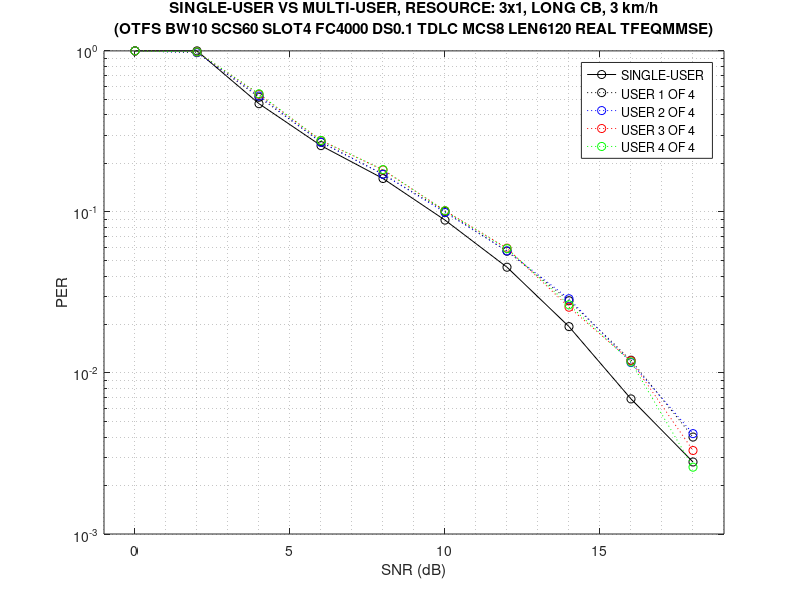
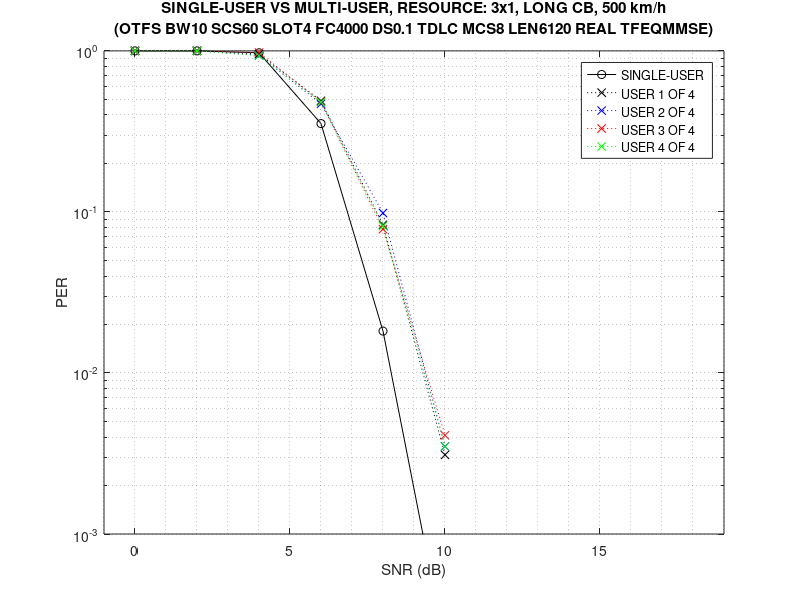
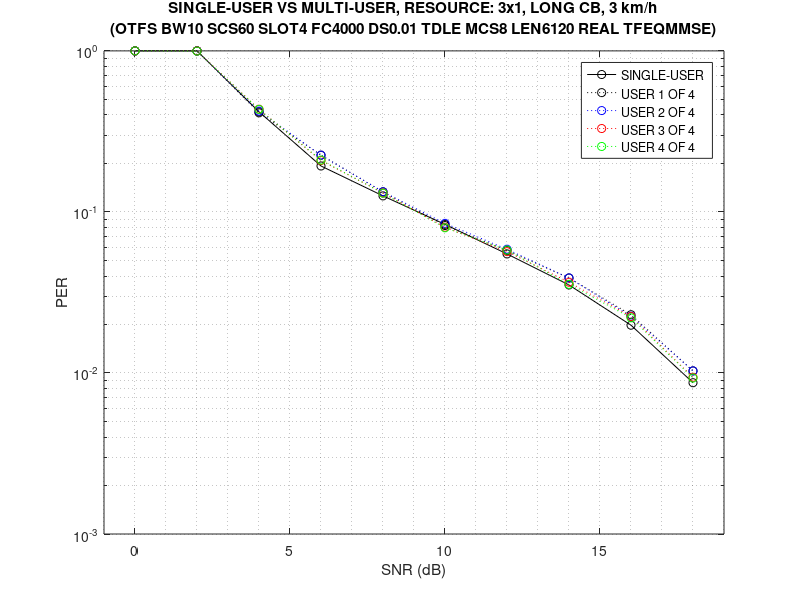
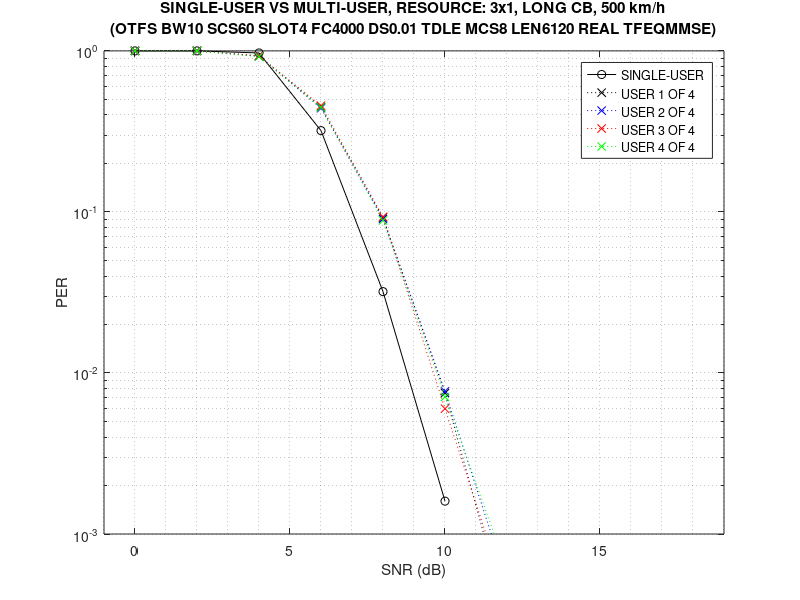

These charts were generated, in order, by the following MATLAB code:
% simulator: new_wave_lls
% commit: 60cfc4a
% bandwidth 10 MHz, subcarrier spacing 60 khz, 4 slots, single user, 3 rbs x 1 slot per user
% comment: previous result(per_result_20200928) has wrong noise power setting.
%          this is noise power matched version.
%   1. single user vs. multi users
%   2. single subframe vs. multi subframes (short tb vs. long tb)
%   3. fully spreaded otfs vs. partially-spreaded otfs
%   4. otfs vs. ofdm

%% otfs / single user / short transmit block / partial spreading

% RUNNING CASE: OTFS MU BW10 SCS60 SLOT4 FC4000 V3 DS0.1 TDLC MCS8 LEN964 SIM10000 SNR0 REAL TFEQMMSE USR1
per_case01 = [ ...
     0.0        401   1.000000
     2.0        401   1.000000
     4.0        518   0.774131
     6.0       1299   0.308699
     8.0       2286   0.175416
    10.0       3808   0.105305
    12.0       6388   0.062774
    14.0      10000   0.029900
    16.0      10000   0.015600
    18.0      10000   0.005900];

% RUNNING CASE: OTFS MU BW10 SCS60 SLOT4 FC4000 V120 DS0.1 TDLC MCS8 LEN964 SIM10000 SNR0 REAL TFEQMMSE USR1
per_case02 = [ ...
     0.0        401   1.000000
     2.0        401   1.000000
     4.0        561   0.714795
     6.0       1202   0.333611
     8.0       1987   0.201812
    10.0       3419   0.117286
    12.0       6467   0.062007
    14.0      10000   0.027700
    16.0      10000   0.008000
    18.0      10000   0.002100];

% RUNNING CASE: OTFS MU BW10 SCS60 SLOT4 FC4000 V200 DS0.1 TDLC MCS8 LEN964 SIM10000 SNR0 REAL TFEQMMSE USR1
per_case03 = [ ...
     0.0        401   1.000000
     2.0        401   1.000000
     4.0        511   0.784736
     6.0       1062   0.377589
     8.0       1997   0.200801
    10.0       3428   0.116978
    12.0       7587   0.052854
    14.0      10000   0.016500
    16.0      10000   0.006700
    18.0      10000   0.001500];

% RUNNING CASE: OTFS MU BW10 SCS60 SLOT4 FC4000 V500 DS0.1 TDLC MCS8 LEN964 SIM10000 SNR0 REAL TFEQMMSE USR1
per_case04 = [ ...
     0.0        401   1.000000
     2.0        401   1.000000
     4.0        425   0.943529
     6.0        766   0.523499
     8.0       1537   0.260898
    10.0       3506   0.114375
    12.0      10000   0.030300
    14.0      10000   0.008000
    16.0      10000   0.000600];

% RUNNING CASE: OTFS MU BW10 SCS60 SLOT4 FC4000 V3 DS0.01 TDLE MCS8 LEN964 SIM10000 SNR0 REAL TFEQMMSE USR1
per_case05 = [ ...
     0.0        401   1.000000
     2.0        401   1.000000
     4.0        665   0.603008
     6.0       1593   0.251726
     8.0       2681   0.149571
    10.0       4877   0.082223
    12.0       8052   0.049801
    14.0      10000   0.031800
    16.0      10000   0.021800
    18.0      10000   0.015600];

% RUNNING CASE: OTFS MU BW10 SCS60 SLOT4 FC4000 V120 DS0.01 TDLE MCS8 LEN964 SIM10000 SNR0 REAL TFEQMMSE USR1
per_case06 = [ ...
     0.0        401   1.000000
     2.0        401   1.000000
     4.0        615   0.652033
     6.0       1570   0.255414
     8.0       2595   0.154528
    10.0       4117   0.097401
    12.0       6522   0.061484
    14.0       9254   0.043333
    16.0      10000   0.022700
    18.0      10000   0.009800];

% RUNNING CASE: OTFS MU BW10 SCS60 SLOT4 FC4000 V200 DS0.01 TDLE MCS8 LEN964 SIM10000 SNR0 REAL TFEQMMSE USR1
per_case07 = [ ...
     0.0        401   1.000000
     2.0        401   1.000000
     4.0        544   0.737132
     6.0       1345   0.298141
     8.0       2284   0.175569
    10.0       3412   0.117526
    12.0       5976   0.067102
    14.0      10000   0.035800
    16.0      10000   0.019300
    18.0      10000   0.006600];

% RUNNING CASE: OTFS MU BW10 SCS60 SLOT4 FC4000 V500 DS0.01 TDLE MCS8 LEN964 SIM10000 SNR0 REAL TFEQMMSE USR1
per_case08 = [ ...
     0.0        401   1.000000
     2.0        401   1.000000
     4.0        454   0.883260
     6.0        815   0.492025
     8.0       1519   0.263989
    10.0       3403   0.117837
    12.0       8367   0.047926
    14.0      10000   0.017300
    16.0      10000   0.005800
    18.0      10000   0.001600];

%% otfs / multi user / long transmit block / partial spreading

% RUNNING CASE: OTFS MU BW10 SCS60 SLOT4 FC4000 V3 DS0.1 TDLC MCS8 LEN6120 SIM10000 SNR0 REAL TFEQMMSE USR4

per_case09 = [ ...
     0.0        401   1.000000  1.000000  1.000000  1.000000
     2.0        411   0.978102  0.975669  0.985401  0.985401
     4.0        778   0.515424  0.524422  0.537275  0.541131
     6.0       1483   0.271746  0.270398  0.277815  0.277815
     8.0       2342   0.171648  0.171221  0.182323  0.183177
    10.0       4042   0.100693  0.099208  0.101682  0.101682
    12.0       7032   0.057025  0.057309  0.059585  0.059158
    14.0      10000   0.028100  0.028900  0.025600  0.026500
    16.0      10000   0.012000  0.011600  0.011900  0.011700
    18.0      10000   0.004000  0.004200  0.003300  0.002600];

% RUNNING CASE: OTFS MU BW10 SCS60 SLOT4 FC4000 V120 DS0.1 TDLC MCS8 LEN6120 SIM10000 SNR0 REAL TFEQMMSE USR4
per_case10 = [ ...
     0.0        401   1.000000  1.000000  1.000000  1.000000
     2.0        401   1.000000  1.000000  1.000000  1.000000
     4.0        477   0.863732  0.840671  0.863732  0.855346
     6.0       1248   0.322115  0.321314  0.322115  0.341346
     8.0       7322   0.054766  0.058864  0.056132  0.060366
    10.0      10000   0.004500  0.005300  0.005300  0.007000
    12.0      10000   0.000300  0.000200  0.000200  0.000200];

% RUNNING CASE: OTFS MU BW10 SCS60 SLOT4 FC4000 V200 DS0.1 TDLC MCS8 LEN6120 SIM10000 SNR0 REAL TFEQMMSE USR4
per_case11 = [ ...
     0.0        401   1.000000  1.000000  1.000000  1.000000
     2.0        401   1.000000  1.000000  1.000000  1.000000
     4.0        471   0.851380  0.870488  0.885350  0.855626
     6.0       1094   0.366545  0.393053  0.378428  0.372943
     8.0       4813   0.083732  0.090796  0.083316  0.087056
    10.0      10000   0.009300  0.007100  0.005400  0.005700
    12.0      10000   0.000200  0.000100  0.000200  0.000600];

% RUNNING CASE: OTFS MU BW10 SCS60 SLOT4 FC4000 V500 DS0.1 TDLC MCS8 LEN6120 SIM10000 SNR0 REAL TFEQMMSE USR4
per_case12 = [ ...
     0.0        401   1.000000  1.000000  1.000000  1.000000
     2.0        401   1.000000  1.000000  1.000000  1.000000
     4.0        429   0.955711  0.939394  0.976690  0.934732
     6.0        855   0.490058  0.469006  0.481871  0.480702
     8.0       5130   0.083236  0.098441  0.078168  0.081871
    10.0      10000   0.003100  0.003500  0.004100  0.003500
    12.0      10000   0.000000  0.000000  0.000000  0.000000];

% RUNNING CASE: OTFS MU BW10 SCS60 SLOT4 FC4000 V3 DS0.01 TDLE MCS8 LEN6120 SIM10000 SNR0 REAL TFEQMMSE USR4
per_case13 = [ ...
     0.0        401   1.000000  1.000000  1.000000  1.000000
     2.0        402   1.000000  1.000000  1.000000  0.997512
     4.0        972   0.412551  0.422840  0.434156  0.433128
     6.0       1924   0.225052  0.225052  0.208420  0.209979
     8.0       3067   0.133355  0.133355  0.131073  0.130747
    10.0       5029   0.082323  0.084908  0.080334  0.079738
    12.0       7074   0.057676  0.058666  0.056686  0.057959
    14.0      10000   0.038900  0.038900  0.036600  0.035500
    16.0      10000   0.023000  0.022500  0.022400  0.022000
    18.0      10000   0.010300  0.010300  0.009400  0.009300];

% RUNNING CASE: OTFS MU BW10 SCS60 SLOT4 FC4000 V120 DS0.01 TDLE MCS8 LEN6120 SIM10000 SNR0 REAL TFEQMMSE USR4
per_case14 = [ ...
     0.0        401   1.000000  1.000000  1.000000  1.000000
     2.0        401   1.000000  1.000000  1.000000  1.000000
     4.0        515   0.778641  0.798058  0.801942  0.780583
     6.0       1431   0.292802  0.324249  0.280224  0.306778
     8.0       5831   0.074258  0.075802  0.072372  0.068770
    10.0      10000   0.012800  0.013700  0.012000  0.011500
    12.0      10000   0.002000  0.002000  0.001600  0.001300
    14.0      10000   0.000000  0.000000  0.000100  0.000000];

% RUNNING CASE: OTFS MU BW10 SCS60 SLOT4 FC4000 V200 DS0.01 TDLE MCS8 LEN6120 SIM10000 SNR0 REAL TFEQMMSE USR4
per_case15 = [ ...
     0.0        401   1.000000  1.000000  1.000000  1.000000
     2.0        401   1.000000  1.000000  1.000000  1.000000
     4.0        490   0.828571  0.848980  0.818367  0.846939
     6.0       1213   0.330585  0.383347  0.347898  0.353669
     8.0       4970   0.081690  0.084507  0.080684  0.083903
    10.0      10000   0.013600  0.012700  0.013000  0.013200
    12.0      10000   0.001000  0.001200  0.001200  0.001000
    14.0      10000   0.000100  0.000100  0.000000  0.000200];

% RUNNING CASE: OTFS MU BW10 SCS60 SLOT4 FC4000 V500 DS0.01 TDLE MCS8 LEN6120 SIM10000 SNR0 REAL TFEQMMSE USR4
per_case16 = [ ...
     0.0        401   1.000000  1.000000  1.000000  1.000000
     2.0        401   1.000000  1.000000  1.000000  1.000000
     4.0        436   0.931193  0.926606  0.928899  0.919725
     6.0        910   0.448352  0.440659  0.457143  0.446154
     8.0       4528   0.092314  0.090327  0.093198  0.088560
    10.0      10000   0.007500  0.007700  0.006000  0.007100
    12.0      10000   0.000300  0.000500  0.000400  0.000600];

%% otfs / single user / long transmit block / partial spreading

% RUNNING CASE: OTFS MU BW10 SCS60 SLOT4 FC4000 V3 DS0.1 TDLC MCS8 LEN6120 SIM10000 SNR0 REAL TFEQMMSE
per_case17 = [ ...
     0.0        401   1.000000
     2.0        401   1.000000
     4.0        853   0.470106
     6.0       1554   0.258044
     8.0       2487   0.161238
    10.0       4507   0.088973
    12.0       8841   0.045357
    14.0      10000   0.019400
    16.0      10000   0.006900
    18.0      10000   0.002800];

% RUNNING CASE: OTFS MU BW10 SCS60 SLOT4 FC4000 V120 DS0.1 TDLC MCS8 LEN6120 SIM10000 SNR0 REAL TFEQMMSE
per_case18 = [ ...
     0.0        401   1.000000
     2.0        401   1.000000
     4.0        460   0.871739
     6.0       1632   0.245711
     8.0      10000   0.037100
    10.0      10000   0.003500
    12.0      10000   0.000000];

% RUNNING CASE: OTFS MU BW10 SCS60 SLOT4 FC4000 V200 DS0.1 TDLC MCS8 LEN6120 SIM10000 SNR0 REAL TFEQMMSE
per_case19 = [ ...
     0.0        401   1.000000
     2.0        401   1.000000
     4.0        443   0.905192
     6.0       1560   0.257051
     8.0      10000   0.033300
    10.0      10000   0.001300
    12.0      10000   0.000000];

% RUNNING CASE: OTFS MU BW10 SCS60 SLOT4 FC4000 V500 DS0.1 TDLC MCS8 LEN6120 SIM10000 SNR0 REAL TFEQMMSE
per_case20 = [ ...
     0.0        401   1.000000
     2.0        401   1.000000
     4.0        412   0.973301
     6.0       1134   0.353616
     8.0      10000   0.018200
    10.0      10000   0.000200];

% RUNNING CASE: OTFS MU BW10 SCS60 SLOT4 FC4000 V3 DS0.01 TDLE MCS8 LEN6120 SIM10000 SNR0 REAL TFEQMMSE
per_case21 = [ ...
     0.0        401   1.000000
     2.0        401   1.000000
     4.0        958   0.418580
     6.0       2079   0.192881
     8.0       3188   0.125784
    10.0       4792   0.083681
    12.0       7310   0.054856
    14.0      10000   0.035200
    16.0      10000   0.019800
    18.0      10000   0.008700];

% RUNNING CASE: OTFS MU BW10 SCS60 SLOT4 FC4000 V120 DS0.01 TDLE MCS8 LEN6120 SIM10000 SNR0 REAL TFEQMMSE
per_case22 = [ ...
     0.0        401   1.000000
     2.0        401   1.000000
     4.0        545   0.735780
     6.0       1554   0.258044
     8.0       7203   0.055671
    10.0      10000   0.009500
    12.0      10000   0.002100
    14.0      10000   0.000100];

% RUNNING CASE: OTFS MU BW10 SCS60 SLOT4 FC4000 V200 DS0.01 TDLE MCS8 LEN6120 SIM10000 SNR0 REAL TFEQMMSE
per_case23 = [ ...
     0.0        401   1.000000
     2.0        401   1.000000
     4.0        488   0.821721
     6.0       1470   0.272789
     8.0       8030   0.049938
    10.0      10000   0.006200
    12.0      10000   0.000900];

% RUNNING CASE: OTFS MU BW10 SCS60 SLOT4 FC4000 V500 DS0.01 TDLE MCS8 LEN6120 SIM10000 SNR0 REAL TFEQMMSE
per_case24 = [ ...
     0.0        401   1.000000
     2.0        401   1.000000
     4.0        413   0.970944
     6.0       1254   0.319777
     8.0      10000   0.032000
    10.0      10000   0.001600
    12.0      10000   0.000000];

%% ofdm / single user / long transmit block / partial spreading

% RUNNING CASE: OFDM MU BW10 SCS60 SLOT4 FC4000 V3 DS0.1 TDLC MCS8 LEN6120 SIM10000 SNR0 REAL TFEQMMSE
per_case25 = [ ...
     0.0        401   1.000000
     2.0        401   1.000000
     4.0        852   0.470657
     6.0       1560   0.257051
     8.0       2457   0.163207
    10.0       4429   0.090540
    12.0       8448   0.047467
    14.0      10000   0.021600
    16.0      10000   0.008000
    18.0      10000   0.003800];

% RUNNING CASE: OFDM MU BW10 SCS60 SLOT4 FC4000 V120 DS0.1 TDLC MCS8 LEN6120 SIM10000 SNR0 REAL TFEQMMSE
per_case26 = [ ...
     0.0        401   1.000000
     2.0        401   1.000000
     4.0        468   0.856838
     6.0       1612   0.248759
     8.0      10000   0.037900
    10.0      10000   0.003300
    12.0      10000   0.000100];

% RUNNING CASE: OFDM MU BW10 SCS60 SLOT4 FC4000 V200 DS0.1 TDLC MCS8 LEN6120 SIM10000 SNR0 REAL TFEQMMSE
per_case27 = [ ...
     0.0        401   1.000000
     2.0        401   1.000000
     4.0        459   0.873638
     6.0       1514   0.264861
     8.0      10000   0.031200
    10.0      10000   0.001900
    12.0      10000   0.000100];

% RUNNING CASE: OFDM MU BW10 SCS60 SLOT4 FC4000 V500 DS0.1 TDLC MCS8 LEN6120 SIM10000 SNR0 REAL TFEQMMSE
per_case28 = [ ...
     0.0        401   1.000000
     2.0        401   1.000000
     4.0        410   0.978049
     6.0       1292   0.310372
     8.0      10000   0.019900
    10.0      10000   0.000200];

% RUNNING CASE: OFDM MU BW10 SCS60 SLOT4 FC4000 V3 DS0.01 TDLE MCS8 LEN6120 SIM10000 SNR0 REAL TFEQMMSE
per_case29 = [ ...
     0.0        401   1.000000
     2.0        401   1.000000
     4.0        934   0.429336
     6.0       1969   0.203657
     8.0       3199   0.125352
    10.0       4121   0.097306
    12.0       7576   0.052930
    14.0      10000   0.039300
    16.0      10000   0.019600
    18.0      10000   0.011100];

% RUNNING CASE: OFDM MU BW10 SCS60 SLOT4 FC4000 V120 DS0.01 TDLE MCS8 LEN6120 SIM10000 SNR0 REAL TFEQMMSE
per_case30 = [ ...
     0.0        401   1.000000
     2.0        401   1.000000
     4.0        525   0.763810
     6.0       1619   0.247684
     8.0       6307   0.063580
    10.0      10000   0.010000
    12.0      10000   0.001100
    14.0      10000   0.000000];

% RUNNING CASE: OFDM MU BW10 SCS60 SLOT4 FC4000 V200 DS0.01 TDLE MCS8 LEN6120 SIM10000 SNR0 REAL TFEQMMSE
per_case31 = [ ...
     0.0        401   1.000000
     2.0        401   1.000000
     4.0        499   0.803607
     6.0       1442   0.278086
     8.0       7918   0.050644
    10.0      10000   0.007000
    12.0      10000   0.000500];

% RUNNING CASE: OFDM MU BW10 SCS60 SLOT4 FC4000 V500 DS0.01 TDLE MCS8 LEN6120 SIM10000 SNR0 REAL TFEQMMSE
per_case32 = [ ...
     0.0        401   1.000000
     2.0        401   1.000000
     4.0        424   0.945755
     6.0       1353   0.296378
     8.0      10000   0.029900
    10.0      10000   0.001000
    12.0      10000   0.000000];

%% otfs / single user / long transmit block / full spreading

% RUNNING CASE: OTFS SU BW10 SCS60 SLOT4 FC4000 V3 DS0.1 TDLC MCS8 LEN6120 SIM10000 SNR0 REAL TFEQMMSE
per_case33 = [ ...
     0.0        401   1.000000
     2.0        707   0.567185
     4.0       1340   0.299254
     6.0       2937   0.136534
     8.0       7214   0.055586
    10.0      10000   0.016300
    12.0      10000   0.004200
    14.0      10000   0.000900];

% RUNNING CASE: OTFS SU BW10 SCS60 SLOT4 FC4000 V120 DS0.1 TDLC MCS8 LEN6120 SIM10000 SNR0 REAL TFEQMMSE
per_case34 = [ ...
     0.0        401   1.000000
     2.0        568   0.705986
     4.0       1447   0.277125
     6.0       5286   0.075861
     8.0      10000   0.011500
    10.0      10000   0.001500
    12.0      10000   0.000000];

% RUNNING CASE: OTFS SU BW10 SCS60 SLOT4 FC4000 V200 DS0.1 TDLC MCS8 LEN6120 SIM10000 SNR0 REAL TFEQMMSE
per_case35 = [ ...
     0.0        401   1.000000
     2.0        493   0.813387
     4.0       1614   0.248451
     6.0       8322   0.048186
     8.0      10000   0.005900
    10.0      10000   0.000300];

% RUNNING CASE: OTFS SU BW10 SCS60 SLOT4 FC4000 V500 DS0.1 TDLC MCS8 LEN6120 SIM10000 SNR0 REAL TFEQMMSE
per_case36 = [ ...
     0.0        401   1.000000
     2.0        466   0.860515
     4.0       2095   0.191408
     6.0      10000   0.013200
     8.0      10000   0.000100];

% RUNNING CASE: OTFS SU BW10 SCS60 SLOT4 FC4000 V3 DS0.01 TDLE MCS8 LEN6120 SIM10000 SNR0 REAL TFEQMMSE
per_case37 = [ ...
     0.0        411   0.975669
     2.0        868   0.461982
     4.0       1657   0.242004
     6.0       2546   0.157502
     8.0       4392   0.091302
    10.0       8021   0.049994
    12.0      10000   0.024300
    14.0      10000   0.010300
    16.0      10000   0.004800
    18.0      10000   0.001300];

% RUNNING CASE: OTFS SU BW10 SCS60 SLOT4 FC4000 V120 DS0.01 TDLE MCS8 LEN6120 SIM10000 SNR0 REAL TFEQMMSE
per_case38 = [ ...
     0.0        401   1.000000
     2.0        653   0.614089
     4.0       1387   0.289113
     6.0       3932   0.101984
     8.0       9145   0.043849
    10.0      10000   0.011600
    12.0      10000   0.002800
    14.0      10000   0.000400];

% RUNNING CASE: OTFS SU BW10 SCS60 SLOT4 FC4000 V200 DS0.01 TDLE MCS8 LEN6120 SIM10000 SNR0 REAL TFEQMMSE
per_case39 = [ ...
     0.0        401   1.000000
     2.0        579   0.692573
     4.0       1565   0.256230
     6.0       4739   0.084617
     8.0      10000   0.023000
    10.0      10000   0.004800
    12.0      10000   0.000900];

% RUNNING CASE: OTFS SU BW10 SCS60 SLOT4 FC4000 V500 DS0.01 TDLE MCS8 LEN6120 SIM10000 SNR0 REAL TFEQMMSE
per_case40 = [ ...
     0.0        401   1.000000
     2.0        502   0.798805
     4.0       1721   0.233004
     6.0      10000   0.039200
     8.0      10000   0.004700
    10.0      10000   0.000300];

%% otfs / single user / long transmit block / partial spreading / wrong noise power

% RUNNING CASE: OTFS MU BW10 SCS60 SLOT4 FC4000 V3 DS0.1 TDLC MCS8 LEN6120 SIM10000 SNR0 REAL TFEQMMSE USR1
per_case41 = [ ...
     0.0       1753   0.228751
     2.0       3086   0.129942
     4.0       4717   0.085012
     6.0       8663   0.046289
     8.0      10000   0.019800
    10.0      10000   0.006800
    12.0      10000   0.001800
    14.0      10000   0.000300];

% RUNNING CASE: OTFS MU BW10 SCS60 SLOT4 FC4000 V120 DS0.1 TDLC MCS8 LEN6120 SIM10 SNR0 REAL TFEQMMSE USR1
per_case42 = [ ...
     0.0       3856   0.103994
     2.0      10000   0.017100
     4.0      10000   0.002300
     6.0      10000   0.000100];

% RUNNING CASE: OTFS MU BW10 SCS60 SLOT4 FC4000 V200 DS0.1 TDLC MCS8 LEN6120 SIM10 SNR0 REAL TFEQMMSE USR1
per_case43 = [ ...
     0.0       4252   0.094309
     2.0      10000   0.011100
     4.0      10000   0.000800];

% RUNNING CASE: OTFS MU BW10 SCS60 SLOT4 FC4000 V500 DS0.1 TDLC MCS8 LEN6120 SIM10 SNR0 REAL TFEQMMSE USR1
per_case44 = [ ...
     0.0       7527   0.053275
     2.0      10000   0.002300
     4.0      10000   0.000100];

% RUNNING CASE: OTFS MU BW10 SCS60 SLOT4 FC4000 V3 DS0.01 TDLE MCS8 LEN6120 SIM10 SNR0 REAL TFEQMMSE USR1
per_case45 = [ ...
     0.0       1966   0.203967
     2.0       3330   0.120420
     4.0       4597   0.087231
     6.0       7861   0.051011
     8.0      10000   0.034600
    10.0      10000   0.022200
    12.0      10000   0.010800
    14.0      10000   0.004400
    16.0      10000   0.001000
    18.0      10000   0.001000];

% RUNNING CASE: OTFS MU BW10 SCS60 SLOT4 FC4000 V120 DS0.01 TDLE MCS8 LEN6120 SIM10 SNR0 REAL TFEQMMSE USR1
per_case46 = [ ...
     0.0       2864   0.140014
     2.0      10000   0.035100
     4.0      10000   0.008000
     6.0      10000   0.000900];

% RUNNING CASE: OTFS MU BW10 SCS60 SLOT4 FC4000 V200 DS0.01 TDLE MCS8 LEN6120 SIM10000 SNR0 REAL TFEQMMSE USR1
per_case47 = [ ...
     0.0       3141   0.127666
     2.0      10000   0.025400
     4.0      10000   0.003000
     6.0      10000   0.000200];

% RUNNING CASE: OTFS MU BW10 SCS60 SLOT4 FC4000 V500 DS0.01 TDLE MCS8 LEN6120 SIM10000 SNR0 REAL TFEQMMSE USR1
per_case48 = [ ...
     0.0       5989   0.066956
     2.0      10000   0.007000
     4.0      10000   0.000600];

%% ofdm / single user / long transmit block / partial spreading / wrong noise power

% RUNNING CASE: OFDM MU BW10 SCS60 SLOT4 FC4000 V3 DS0.1 TDLC MCS8 LEN6120 SIM10 SNR0 REAL TFEQMMSE
per_case49 = [ ...
     0.0       1825   0.219726
     2.0       3127   0.128238
     4.0       5118   0.078351
     6.0       7896   0.050785
     8.0      10000   0.019800
    10.0      10000   0.009300
    12.0      10000   0.002800];

% RUNNING CASE: OFDM MU BW10 SCS60 SLOT4 FC4000 V120 DS0.1 TDLC MCS8 LEN6120 SIM10 SNR0 REAL TFEQMMSE
per_case50 = [ ...
     0.0       3739   0.107248
     2.0      10000   0.018100
     4.0      10000   0.002700
     6.0      10000   0.000100];

% RUNNING CASE: OFDM MU BW10 SCS60 SLOT4 FC4000 V200 DS0.1 TDLC MCS8 LEN6120 SIM10 SNR0 REAL TFEQMMSE
per_case51 = [ ...
     0.0       4045   0.099135
     2.0      10000   0.011800
     4.0      10000   0.000900];

% RUNNING CASE: OFDM MU BW10 SCS60 SLOT4 FC4000 V500 DS0.1 TDLC MCS8 LEN6120 SIM10 SNR0 REAL TFEQMMSE
per_case52 = [ ...
     0.0       6973   0.057508
     2.0      10000   0.002400
     4.0      10000   0.000000];

% RUNNING CASE: OFDM MU BW10 SCS60 SLOT4 FC4000 V3 DS0.01 TDLE MCS8 LEN6120 SIM10 SNR0 REAL TFEQMMSE
per_case53 = [ ...
     0.0       2138   0.187558
     2.0       3288   0.121959
     4.0       4635   0.086516
     6.0       7548   0.053127
     8.0      10000   0.037000
    10.0      10000   0.018700
    12.0      10000   0.010600
    14.0      10000   0.005500
    16.0      10000   0.002300
    18.0      10000   0.001000];

% RUNNING CASE: OFDM MU BW10 SCS60 SLOT4 FC4000 V120 DS0.01 TDLE MCS8 LEN6120 SIM10 SNR0 REAL TFEQMMSE
per_case54 = [ ...
     0.0       2973   0.134881
     2.0      10000   0.034300
     4.0      10000   0.006900
     6.0      10000   0.001100
     8.0      10000   0.000200];

% RUNNING CASE: OFDM MU BW10 SCS60 SLOT4 FC4000 V200 DS0.01 TDLE MCS8 LEN6120 SIM10000 SNR0 REAL TFEQMMSE
per_case55 = [ ...
     0.0       2930   0.136860
     2.0      10000   0.026700
     4.0      10000   0.003700
     6.0      10000   0.000600];

% RUNNING CASE: OFDM MU BW10 SCS60 SLOT4 FC4000 V500 DS0.01 TDLE MCS8 LEN6120 SIM10000 SNR0 REAL TFEQMMSE
per_case56 = [ ...
     0.0       5672   0.070698
     2.0      10000   0.006600
     4.0      10000   0.000600];

% basic graphs

% figure
% semilogy(per_case01(:,1),per_case01(:,3),'-ko'), hold on
% semilogy(per_case02(:,1),per_case02(:,3),'-kx')
% semilogy(per_case03(:,1),per_case03(:,3),'-ks')
% semilogy(per_case04(:,1),per_case04(:,3),'-k^'), hold off
% grid minor
% title({'OTFS BW10 SCS60 SLOT4 FC4000 DS0.1 TDLC MCS8 LEN964 REAL TFEQMMSE';'SINGLE USER (3x1)'})
% xlabel('SNR (dB)'), ylabel('PER')
% legend('V3', 'V120', 'V200', 'V500')
% axis([-1 19 1e-3 1])
% 
% figure
% semilogy(per_case05(:,1),per_case05(:,3),'-ko'), hold on
% semilogy(per_case06(:,1),per_case06(:,3),'-kx')
% semilogy(per_case07(:,1),per_case07(:,3),'-ks')
% semilogy(per_case08(:,1),per_case08(:,3),'-k^'), hold off
% grid minor
% title({'OTFS BW10 SCS60 SLOT4 FC4000 DS0.01 TDLE MCS8 LEN964 REAL TFEQMMSE';'SINGLE USER (3x1)'})
% xlabel('SNR (dB)'), ylabel('PER')
% legend('V3', 'V120', 'V200', 'V500')
% axis([-1 19 1e-3 1])
% 
% figure
% semilogy(per_case09(:,1),per_case09(:,3),'-ko'), hold on
% semilogy(per_case10(:,1),per_case10(:,3),'-kx')
% semilogy(per_case11(:,1),per_case11(:,3),'-ks')
% semilogy(per_case12(:,1),per_case12(:,3),'-k^')
% semilogy(per_case09(:,1),per_case09(:,4),'-bo')
% semilogy(per_case10(:,1),per_case10(:,4),'-bx')
% semilogy(per_case11(:,1),per_case11(:,4),'-bs')
% semilogy(per_case12(:,1),per_case12(:,4),'-b^')
% semilogy(per_case09(:,1),per_case09(:,5),'-ro')
% semilogy(per_case10(:,1),per_case10(:,5),'-rx')
% semilogy(per_case11(:,1),per_case11(:,5),'-rs')
% semilogy(per_case12(:,1),per_case12(:,5),'-r^')
% semilogy(per_case09(:,1),per_case09(:,6),'-go')
% semilogy(per_case10(:,1),per_case10(:,6),'-gx')
% semilogy(per_case11(:,1),per_case11(:,6),'-gs')
% semilogy(per_case12(:,1),per_case12(:,6),'-g^'), hold off
% grid minor
% title({'OTFS BW10 SCS60 SLOT4 FC4000 DS0.1 TDLC MCS8 LEN964 REAL TFEQMMSE'; '4 USERS (3x1)'})
% xlabel('SNR (dB)'), ylabel('PER')
% legend('V3', 'V120', 'V200', 'V500')
% axis([-1 19 1e-3 1])
% 
% figure
% semilogy(per_case13(:,1),per_case13(:,3),'-ko'), hold on
% semilogy(per_case14(:,1),per_case14(:,3),'-kx')
% semilogy(per_case15(:,1),per_case15(:,3),'-ks')
% semilogy(per_case16(:,1),per_case16(:,3),'-k^')
% semilogy(per_case13(:,1),per_case13(:,4),'-bo')
% semilogy(per_case14(:,1),per_case14(:,4),'-bx')
% semilogy(per_case15(:,1),per_case15(:,4),'-bs')
% semilogy(per_case16(:,1),per_case16(:,4),'-b^')
% semilogy(per_case13(:,1),per_case13(:,5),'-ro')
% semilogy(per_case14(:,1),per_case14(:,5),'-rx')
% semilogy(per_case15(:,1),per_case15(:,5),'-rs')
% semilogy(per_case16(:,1),per_case16(:,5),'-r^')
% semilogy(per_case13(:,1),per_case13(:,6),'-go')
% semilogy(per_case14(:,1),per_case14(:,6),'-gx')
% semilogy(per_case15(:,1),per_case15(:,6),'-gs')
% semilogy(per_case16(:,1),per_case16(:,6),'-g^'), hold off
% grid minor
% title({'OTFS BW10 SCS60 SLOT4 FC4000 DS0.01 TDLE MCS8 LEN964 REAL TFEQMMSE'; '4 USERS (3x1)'})
% xlabel('SNR (dB)'), ylabel('PER')
% legend('V3', 'V120', 'V200', 'V500')
% axis([-1 19 1e-3 1])
% 
% figure
% semilogy(per_case17(:,1),per_case17(:,3),'-ko'), hold on
% semilogy(per_case18(:,1),per_case18(:,3),'-kx')
% semilogy(per_case19(:,1),per_case19(:,3),'-ks')
% semilogy(per_case20(:,1),per_case20(:,3),'-k^'), hold off
% grid minor
% title({'OTFS BW10 SCS60 SLOT4 FC4000 DS0.1 TDLC MCS8 LEN6120 REAL TFEQMMSE'; 'SINGLE USER (3x1)'})
% xlabel('SNR (dB)'), ylabel('PER')
% legend('V3', 'V120', 'V200', 'V500')
% axis([-1 19 1e-3 1])
% 
% figure
% semilogy(per_case21(:,1),per_case21(:,3),'-ko'), hold on
% semilogy(per_case22(:,1),per_case22(:,3),'-kx')
% semilogy(per_case23(:,1),per_case23(:,3),'-ks')
% semilogy(per_case24(:,1),per_case24(:,3),'-k^'), hold off
% grid minor
% title({'OTFS BW10 SCS60 SLOT4 FC4000 DS0.01 TDLE MCS8 LEN6120 REAL TFEQMMSE'; 'SINGLE USER (3x1)'})
% xlabel('SNR (dB)'), ylabel('PER')
% legend('V3', 'V120', 'V200', 'V500')
% axis([-1 19 1e-3 1])
% 
% figure
% semilogy(per_case25(:,1),per_case25(:,3),'-ko'), hold on
% semilogy(per_case26(:,1),per_case26(:,3),'-kx')
% semilogy(per_case27(:,1),per_case27(:,3),'-ks')
% semilogy(per_case28(:,1),per_case28(:,3),'-k^'), hold off
% grid minor
% title({'OFDM BW10 SCS60 SLOT4 FC4000 DS0.1 TDLC MCS8 LEN6120 REAL TFEQMMSE'; 'SINGLE USER (3x1)'})
% xlabel('SNR (dB)'), ylabel('PER')
% legend('V3', 'V120', 'V200', 'V500')
% axis([-1 19 1e-3 1])
% 
% figure
% semilogy(per_case29(:,1),per_case29(:,3),'-ko'), hold on
% semilogy(per_case30(:,1),per_case30(:,3),'-kx')
% semilogy(per_case31(:,1),per_case31(:,3),'-ks')
% semilogy(per_case32(:,1),per_case32(:,3),'-k^'), hold off
% grid minor
% title({'OFDM BW10 SCS60 SLOT4 FC4000 DS0.01 TDLE MCS8 LEN6120 REAL TFEQMMSE'; 'SINGLE USER (3x1)'})
% xlabel('SNR (dB)'), ylabel('PER')
% legend('V3', 'V120', 'V200', 'V500')
% axis([-1 19 1e-3 1])
% 
% figure
% semilogy(per_case33(:,1),per_case33(:,3),'-ko'), hold on
% semilogy(per_case34(:,1),per_case34(:,3),'-kx')
% semilogy(per_case35(:,1),per_case35(:,3),'-ks')
% semilogy(per_case36(:,1),per_case36(:,3),'-k^'), hold off
% grid minor
% title({'OTFS BW10 SCS60 SLOT4 FC4000 DS0.1 TDLC MCS8 LEN6120 REAL TFEQMMSE'; 'SINGLE USER (FULL)'})
% xlabel('SNR (dB)'), ylabel('PER')
% legend('V3', 'V120', 'V200', 'V500')
% axis([-1 19 1e-3 1])
% 
% figure
% semilogy(per_case37(:,1),per_case37(:,3),'-ko'), hold on
% semilogy(per_case38(:,1),per_case38(:,3),'-kx')
% semilogy(per_case39(:,1),per_case39(:,3),'-ks')
% semilogy(per_case40(:,1),per_case40(:,3),'-k^'), hold off
% grid minor
% title({'OTFS BW10 SCS60 SLOT4 FC4000 DS0.01 TDLE MCS8 LEN6120 REAL TFEQMMSE'; 'SINGLE USER (FULL)'})
% xlabel('SNR (dB)'), ylabel('PER')
% legend('V3', 'V120', 'V200', 'V500')
% axis([-1 19 1e-3 1])

% more graphs

figure
semilogy(per_case17(:,1),per_case17(:,3),'-ko'), hold on
semilogy(per_case09(:,1),per_case09(:,3),':ko')
semilogy(per_case09(:,1),per_case09(:,4),':bo')
semilogy(per_case09(:,1),per_case09(:,5),':ro')
semilogy(per_case09(:,1),per_case09(:,6),':go'), hold off
grid minor
title({'SINGLE-USER VS MULTI-USER, RESOURCE: 3x1, LONG CB, 3 km/h';'(OTFS BW10 SCS60 SLOT4 FC4000 DS0.1 TDLC MCS8 LEN6120 REAL TFEQMMSE)'})
xlabel('SNR (dB)'), ylabel('PER')
legend('SINGLE-USER', 'USER 1 OF 4', 'USER 2 OF 4', 'USER 3 OF 4', 'USER 4 OF 4')
axis([-1 19 1e-3 1])

figure
semilogy(per_case20(:,1),per_case20(:,3),'-ko'), hold on
semilogy(per_case12(:,1),per_case12(:,3),':kx')
semilogy(per_case12(:,1),per_case12(:,4),':bx')
semilogy(per_case12(:,1),per_case12(:,5),':rx')
semilogy(per_case12(:,1),per_case12(:,6),':gx'), hold off
grid minor
title({'SINGLE-USER VS MULTI-USER, RESOURCE: 3x1, LONG CB, 500 km/h';'(OTFS BW10 SCS60 SLOT4 FC4000 DS0.1 TDLC MCS8 LEN6120 REAL TFEQMMSE)'})
xlabel('SNR (dB)'), ylabel('PER')
legend('SINGLE-USER', 'USER 1 OF 4', 'USER 2 OF 4', 'USER 3 OF 4', 'USER 4 OF 4')
axis([-1 19 1e-3 1])

figure
semilogy(per_case21(:,1),per_case21(:,3),'-ko'), hold on
semilogy(per_case13(:,1),per_case13(:,3),':ko')
semilogy(per_case13(:,1),per_case13(:,4),':bo')
semilogy(per_case13(:,1),per_case13(:,5),':ro')
semilogy(per_case13(:,1),per_case13(:,6),':go'), hold off
grid minor
title({'SINGLE-USER VS MULTI-USER, RESOURCE: 3x1, LONG CB, 3 km/h';'(OTFS BW10 SCS60 SLOT4 FC4000 DS0.01 TDLE MCS8 LEN6120 REAL TFEQMMSE)'})
xlabel('SNR (dB)'), ylabel('PER')
legend('SINGLE-USER', 'USER 1 OF 4', 'USER 2 OF 4', 'USER 3 OF 4', 'USER 4 OF 4')
axis([-1 19 1e-3 1])

figure
semilogy(per_case24(:,1),per_case24(:,3),'-ko'), hold on
semilogy(per_case16(:,1),per_case16(:,3),':kx')
semilogy(per_case16(:,1),per_case16(:,4),':bx')
semilogy(per_case16(:,1),per_case16(:,5),':rx')
semilogy(per_case16(:,1),per_case16(:,6),':gx'), hold off
grid minor
title({'SINGLE-USER VS MULTI-USER, RESOURCE: 3x1, LONG CB, 500 km/h';'(OTFS BW10 SCS60 SLOT4 FC4000 DS0.01 TDLE MCS8 LEN6120 REAL TFEQMMSE)'})
xlabel('SNR (dB)'), ylabel('PER')
legend('SINGLE-USER', 'USER 1 OF 4', 'USER 2 OF 4', 'USER 3 OF 4', 'USER 4 OF 4')
axis([-1 19 1e-3 1])

figure
semilogy(per_case01(:,1),per_case01(:,3),'-ko'), hold on
semilogy(per_case02(:,1),per_case02(:,3),'-kx')
semilogy(per_case03(:,1),per_case03(:,3),'-ks')
semilogy(per_case04(:,1),per_case04(:,3),'-k^')
semilogy(per_case17(:,1),per_case17(:,3),'-ro')
semilogy(per_case18(:,1),per_case18(:,3),'-rx')
semilogy(per_case19(:,1),per_case19(:,3),'-rs')
semilogy(per_case20(:,1),per_case20(:,3),'-r^'), hold off
grid minor
title({'SHORT CODE BLOCK VS LONG CODE BLOCK, RESOURCE: 3x1, SINGLE USER';'(OTFS BW10 SCS60 SLOT4 FC4000 DS0.1 TDLC MCS8 REAL TFEQMMSE)'})
xlabel('SNR (dB)'), ylabel('PER')
legend('V3 (SHORT CB)', 'V120 (SHORT CB)', 'V200 (SHORT CB)', 'V500 (SHORT CB)', 'V3 (LONG CB)', 'V120 (LONG CB)', 'V200 (LONG CB)', 'V500 (LONG CB)')
axis([-1 19 1e-3 1])

figure
semilogy(per_case05(:,1),per_case05(:,3),'-ko'), hold on
semilogy(per_case06(:,1),per_case06(:,3),'-kx')
semilogy(per_case07(:,1),per_case07(:,3),'-ks')
semilogy(per_case08(:,1),per_case08(:,3),'-k^')
semilogy(per_case21(:,1),per_case21(:,3),'-ro')
semilogy(per_case22(:,1),per_case22(:,3),'-rx')
semilogy(per_case23(:,1),per_case23(:,3),'-rs')
semilogy(per_case24(:,1),per_case24(:,3),'-r^'), hold off
grid minor
title({'SHORT CODE BLOCK VS LONG CODE BLOCK, RESOURCE: 3x1, SINGLE USER';'(OTFS BW10 SCS60 SLOT4 FC4000 DS0.01 TDLE MCS8 REAL TFEQMMSE)'})
xlabel('SNR (dB)'), ylabel('PER')
legend('V3 (SHORT CB)', 'V120 (SHORT CB)', 'V200 (SHORT CB)', 'V500 (SHORT CB)', 'V3 (LONG CB)', 'V120 (LONG CB)', 'V200 (LONG CB)', 'V500 (LONG CB)')
axis([-1 19 1e-3 1])

figure
semilogy(per_case17(:,1),per_case17(:,3),'-bo'), hold on
semilogy(per_case18(:,1),per_case18(:,3),'-bx')
semilogy(per_case19(:,1),per_case19(:,3),'-bs')
semilogy(per_case20(:,1),per_case20(:,3),'-b^')
semilogy(per_case25(:,1),per_case25(:,3),'-ro')
semilogy(per_case26(:,1),per_case26(:,3),'-rx')
semilogy(per_case27(:,1),per_case27(:,3),'-rs')
semilogy(per_case28(:,1),per_case28(:,3),'-r^'), hold off
grid minor
title({'OFDM VS OTFS, RESOURCE: 3x1, LONG CB, SINGLE USER';'(BW10 SCS60 SLOT4 FC4000 DS0.1 TDLC MCS8 LEN6120 REAL TFEQMMSE)'})
xlabel('SNR (dB)'), ylabel('PER')
legend('OTFS V3', 'OTFS V120', 'OTFS V200', 'OTFS V500', 'OFDM V3', 'OFDM V120', 'OFDM V200', 'OFDM V500')
axis([-1 19 1e-3 1])

figure
semilogy(per_case21(:,1),per_case21(:,3),'-bo'), hold on
semilogy(per_case22(:,1),per_case22(:,3),'-bx')
semilogy(per_case23(:,1),per_case23(:,3),'-bs')
semilogy(per_case24(:,1),per_case24(:,3),'-b^')
semilogy(per_case29(:,1),per_case29(:,3),'-ro')
semilogy(per_case30(:,1),per_case30(:,3),'-rx')
semilogy(per_case31(:,1),per_case31(:,3),'-rs')
semilogy(per_case32(:,1),per_case32(:,3),'-r^'), hold off
grid minor
title({'OFDM VS OTFS, RESOURCE: 3x1, LONG CB, SINGLE USER';'(BW10 SCS60 SLOT4 FC4000 DS0.01 TDLE MCS8 LEN6120 REAL TFEQMMSE)'})
xlabel('SNR (dB)'), ylabel('PER')
legend('OTFS V3', 'OTFS V120', 'OTFS V200', 'OTFS V500', 'OFDM V3', 'OFDM V120', 'OFDM V200', 'OFDM V500')
axis([-1 19 1e-3 1])

figure
semilogy(per_case17(:,1),per_case17(:,3),'-bo'), hold on
semilogy(per_case18(:,1),per_case18(:,3),'-bx')
semilogy(per_case19(:,1),per_case19(:,3),'-bs')
semilogy(per_case20(:,1),per_case20(:,3),'-b^')
semilogy(per_case33(:,1),per_case33(:,3),'-ro')
semilogy(per_case34(:,1),per_case34(:,3),'-rx')
semilogy(per_case35(:,1),per_case35(:,3),'-rs')
semilogy(per_case36(:,1),per_case36(:,3),'-r^'), hold off
grid minor
title({'FULL SPREADING(50x4) VS PARTIAL SPREADING(3x1), LONG CB, SINGLE USER';'(OTFS BW10 SCS60 SLOT4 FC4000 DS0.1 TDLC MCS8 LEN6120 REAL TFEQMMSE)'})
xlabel('SNR (dB)'), ylabel('PER')
legend('PARTIAL V3', 'PARTIAL V120', 'PARTIAL V200', 'PARTIAL V500', 'FULL V3', 'FULL V120', 'FULL V200', 'FULL V500')
axis([-1 19 1e-3 1])

figure
semilogy(per_case21(:,1),per_case21(:,3),'-bo'), hold on
semilogy(per_case22(:,1),per_case22(:,3),'-bx')
semilogy(per_case23(:,1),per_case23(:,3),'-bs')
semilogy(per_case24(:,1),per_case24(:,3),'-b^')
semilogy(per_case37(:,1),per_case37(:,3),'-ro')
semilogy(per_case38(:,1),per_case38(:,3),'-rx')
semilogy(per_case39(:,1),per_case39(:,3),'-rs')
semilogy(per_case40(:,1),per_case40(:,3),'-r^'), hold off
grid minor
title({'FULL SPREADING(50x4) VS PARTIAL SPREADING(3x1), LONG CB, SINGLE USER';'(OTFS BW10 SCS60 SLOT4 FC4000 DS0.01 TDLE MCS8 LEN6120 REAL TFEQMMSE)'})
xlabel('SNR (dB)'), ylabel('PER')
legend('PARTIAL V3', 'PARTIAL V120', 'PARTIAL V200', 'PARTIAL V500', 'FULL V3', 'FULL V120', 'FULL V200', 'FULL V500')
axis([-1 19 1e-3 1])

figure
semilogy(per_case17(:,1),per_case17(:,3),'-bo'), hold on
semilogy(per_case18(:,1),per_case18(:,3),'-bx')
semilogy(per_case19(:,1),per_case19(:,3),'-bs')
semilogy(per_case20(:,1),per_case20(:,3),'-b^')
semilogy(per_case41(:,1),per_case41(:,3),'-ro')
semilogy(per_case42(:,1),per_case42(:,3),'-rx')
semilogy(per_case43(:,1),per_case43(:,3),'-rs')
semilogy(per_case44(:,1),per_case44(:,3),'-r^'), hold off
grid minor
title({'WRONG NOISE POWER SETTING VS CORRECT NOISE POWER SETTING, RESOURCE: 3x1, LONG CB, SINGLE USER';'(OTFS BW10 SCS60 SLOT4 FC4000 DS0.1 TDLC MCS8 LEN6120 REAL TFEQMMSE)'})
xlabel('SNR (dB)'), ylabel('PER')
legend('CORRECT V3', 'CORRECT V120', 'CORRECT V200', 'CORRECT V500', 'WRONG V3', 'WRONG V120', 'WRONG V200', 'WRONG V500')
axis([-1 19 1e-3 1])

figure
semilogy(per_case21(:,1),per_case21(:,3),'-bo'), hold on
semilogy(per_case22(:,1),per_case22(:,3),'-bx')
semilogy(per_case23(:,1),per_case23(:,3),'-bs')
semilogy(per_case24(:,1),per_case24(:,3),'-b^')
semilogy(per_case45(:,1),per_case45(:,3),'-ro')
semilogy(per_case46(:,1),per_case46(:,3),'-rx')
semilogy(per_case47(:,1),per_case47(:,3),'-rs')
semilogy(per_case48(:,1),per_case48(:,3),'-r^'), hold off
grid minor
title({'WRONG NOISE POWER SETTING VS CORRECT NOISE POWER SETTING, RESOURCE: 3x1, LONG CB, SINGLE USER';'(OTFS BW10 SCS60 SLOT4 FC4000 DS0.01 TDLE MCS8 LEN6120 REAL TFEQMMSE)'})
xlabel('SNR (dB)'), ylabel('PER')
legend('CORRECT V3', 'CORRECT V120', 'CORRECT V200', 'CORRECT V500', 'WRONG V3', 'WRONG V120', 'WRONG V200', 'WRONG V500')
axis([-1 19 1e-3 1])

figure
semilogy(per_case25(:,1),per_case25(:,3),'-bo'), hold on
semilogy(per_case26(:,1),per_case26(:,3),'-bx')
semilogy(per_case27(:,1),per_case27(:,3),'-bs')
semilogy(per_case28(:,1),per_case28(:,3),'-b^')
semilogy(per_case49(:,1),per_case49(:,3),'-ro')
semilogy(per_case50(:,1),per_case50(:,3),'-rx')
semilogy(per_case51(:,1),per_case51(:,3),'-rs')
semilogy(per_case52(:,1),per_case52(:,3),'-r^'), hold off
grid minor
title({'WRONG NOISE POWER SETTING VS CORRECT NOISE POWER SETTING, RESOURCE: 3x1, LONG CB, SINGLE USER';'(OFDM BW10 SCS60 SLOT4 FC4000 DS0.1 TDLC MCS8 LEN6120 REAL TFEQMMSE)'})
xlabel('SNR (dB)'), ylabel('PER')
legend('CORRECT V3', 'CORRECT V120', 'CORRECT V200', 'CORRECT V500', 'WRONG V3', 'WRONG V120', 'WRONG V200', 'WRONG V500')
axis([-1 19 1e-3 1])

figure
semilogy(per_case29(:,1),per_case29(:,3),'-bo'), hold on
semilogy(per_case30(:,1),per_case30(:,3),'-bx')
semilogy(per_case31(:,1),per_case31(:,3),'-bs')
semilogy(per_case32(:,1),per_case32(:,3),'-b^')
semilogy(per_case53(:,1),per_case53(:,3),'-ro')
semilogy(per_case54(:,1),per_case54(:,3),'-rx')
semilogy(per_case55(:,1),per_case55(:,3),'-rs')
semilogy(per_case56(:,1),per_case56(:,3),'-r^'), hold off
grid minor
title({'WRONG NOISE POWER SETTING VS CORRECT NOISE POWER SETTING, RESOURCE: 3x1, LONG CB, SINGLE USER';'(OFDM BW10 SCS60 SLOT4 FC4000 DS0.01 TDLE MCS8 LEN6120 REAL TFEQMMSE)'})
xlabel('SNR (dB)'), ylabel('PER')
legend('CORRECT V3', 'CORRECT V120', 'CORRECT V200', 'CORRECT V500', 'WRONG V3', 'WRONG V120', 'WRONG V200', 'WRONG V500')
axis([-1 19 1e-3 1])
